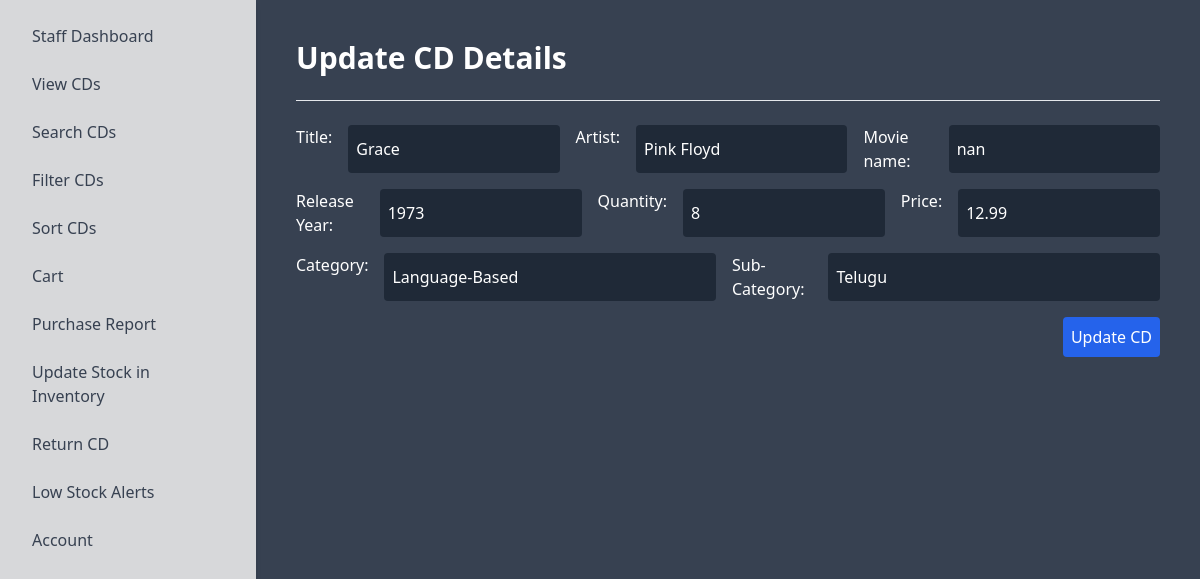
Page /staff/staff_cd_details?id=1 on the committed database.
### admins/models.py (models this page shows, shortened)
class CdInventory(models.Model):
    id = models.AutoField(primary_key=True)
    title = models.CharField(max_length=200)
    moviename = models.CharField(max_length=200, blank=True, null=True)
    artist = models.CharField(max_length=200)
    release_year = models.PositiveIntegerField()
    quantity = models.PositiveIntegerField()
    price = models.DecimalField(max_digits=10, decimal_places=2)
    category = models.CharField(max_length=100)
    subcategory =models.CharField(max_length=100)
    supplier = models.CharField(max_length=100, default='None')

### staff/views.py (the view)
# urls.py: path('staff_cd_details', staff_cd_details, name='staff_cd_details'),
def staff_cd_details(request):
    cd_id = request.GET.get('id')
    cd = get_object_or_404(CdInventory, id=cd_id)
    return render(request, 'staff/staff_cd_details.html', {'cd': cd})

### templates/staff/staff_cd_details.html (shortened to what this page needs)
<!DOCTYPE html>
<html lang="en">
<head>
    <link href="https://cdn.jsdelivr.net/npm/tailwindcss@2.2.19/dist/tailwind.min.css" rel="stylesheet">
</head>
<body class="bg-gray-700 text-white">
    <div class="flex">
        <div class="sidebar bg-white shadow-md w-64 p-4" style="background-color: #d7d8da;">
            {% include 'staff/staffnav.html' %}
        </div>
        <div class="flex-1 p-10">
            <h1 class="text-3xl font-bold mb-6">Update CD Details</h1>
            <hr class="mb-6">
            <div class="transparent-layer mb-6">
                <form action="{% url 'staffupdatecddetails' %}" method="POST" class="space-y-4">
                    <div class="flex space-x-4">
                        <label for="title">Title:</label>
                        <input type="text" name="title" placeholder="Title" value="{{cd.title}}" class="p-2 w-1/3 rounded bg-gray-800 text-white" required>
                        <label for="artist">Artist:</label>
                        <input type="text" name="artist" value="{{cd.artist}}" placeholder="Artist" class="p-2 w-1/3 rounded bg-gray-800 text-white" required>
                        <label for="moviename">Movie name:</label>
                        <input type="text" name="moviename" value="{{cd.moviename}}" placeholder="movie name" class="p-2 w-1/3 rounded bg-gray-800 text-white">
                    </div>
                    <div class="flex space-x-4">
                        <label for="release_year">Release Year:</label>
                        <input type="number" name="release_year" value="{{cd.release_year}}" placeholder="Release Year" class="p-2 w-1/3 rounded bg-gray-800 text-white" required min="1900" max="2100" step="1" title="Please enter a valid year.">
                        <label for="quantity">Quantity:</label>
                        <input type="number" name="quantity" value="{{cd.quantity}}" placeholder="Quantity" class="p-2 w-1/3 rounded bg-gray-800 text-white" required min="1" step="1" title="Please enter a valid quantity.">
                        <label for="price">Price:</label>
                        <input type="number" name="price" value="{{cd.price}}" placeholder="Price" class="p-2 w-1/3 rounded bg-gray-800 text-white" required min="0.01" step="0.01" title="Please enter a valid price.">
                    </div>
                    <div class="flex space-x-4">
                        <label for="category">Category:</label>
                        <input type="text" name="category" id="category" value="{{cd.category}}" class="p-2 w-1/2 rounded bg-gray-800 text-white" required placeholder="Enter Category">
                        <label for="subcategory">Sub-Category:</label>
                        <input type="text" name="subcategory" id="subcategory" value="{{cd.subcategory}}" class="p-2 w-1/2 rounded bg-gray-800 text-white" required placeholder="Enter Sub-Category">
                    </div>
                    <div class="flex justify-end">
                        <button type="submit" class="p-2 bg-blue-600 hover:bg-blue-700 rounded">Update CD</button>
                    </div>
                </form>
            </div>
        </div>
    </div>
</body>
</html>

### templates/staff/staff_cd_details.html (style rules this page uses)
.sidebar { height: 100vh; overflow-y: auto; }

### rows in the picture
CdInventory: title "Grace", artist "Pink Floyd", moviename "nan", release_year "1973", quantity "8", price "12.99", category "Language-Based", subcategory "Telugu"
